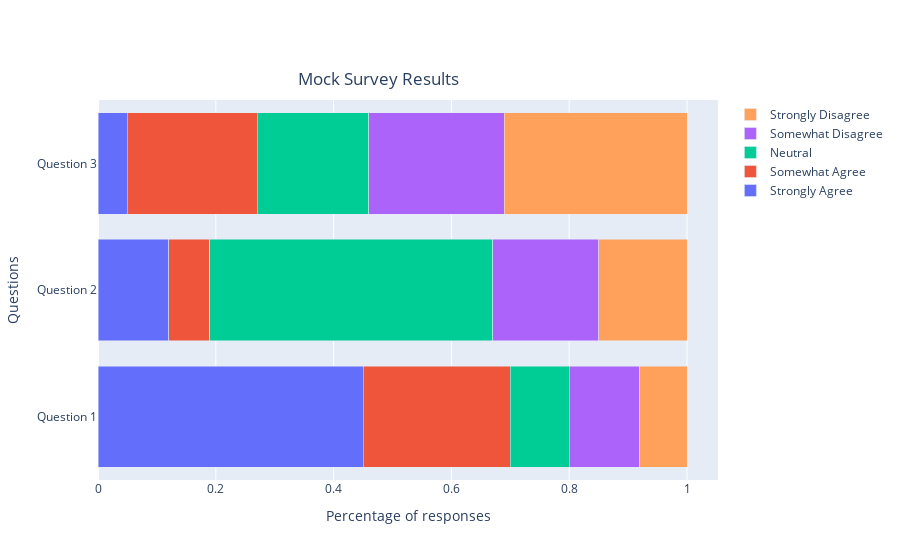

Notebook cell for this chart:
### Code cell
# Making a horizontal bar chart with the mock survey data
data = [go.Bar(x=df[f'{opinion}'],# Make sure x and y values are swapped
               y=df[''],
               name=f'{opinion}',
              orientation='h') # Changes to a horizontal bar chart 
        for opinion in df.columns[1:]]


# create a layout, remember to set the barmode here
layout = go.Layout(title=dict(text='Mock Survey Results',
                              x=.42,
                              xanchor= 'center',
                              y=.87
                             ),
                   xaxis = dict(title = "Percentage of responses"),
                   yaxis = dict(title = "Questions"),
                   barmode='stack')

# create a fig from data & layout, and plot the fig
fig = go.Figure(data=data, layout=layout)
pyo.iplot(fig,filename='mocksurveybars.html')

### Figure 1 — Plotly figure (JSON) as saved in the notebook; plotly's stock layout.template omitted (floating-point values rounded to 4 significant figures)
{"data": [{"name": "Strongly Agree", "orientation": "h", "type": "bar", "x": [0.45, 0.12, 0.05], "y": ["Question 1", "Question 2", "Question 3"]}, {"name": "Somewhat Agree", "orientation": "h", "type": "bar", "x": [0.25, 0.07, 0.22], "y": ["Question 1", "Question 2", "Question 3"]}, {"name": "Neutral", "orientation": "h", "type": "bar", "x": [0.1, 0.48, 0.19], "y": ["Question 1", "Question 2", "Question 3"]}, {"name": "Somewhat Disagree", "orientation": "h", "type": "bar", "x": [0.12, 0.18, 0.23], "y": ["Question 1", "Question 2", "Question 3"]}, {"name": "Strongly Disagree", "orientation": "h", "type": "bar", "x": [0.08, 0.15, 0.31], "y": ["Question 1", "Question 2", "Question 3"]}], "layout": {"barmode": "stack", "title": {"text": "Mock Survey Results", "x": 0.42, "xanchor": "center", "y": 0.87}, "xaxis": {"title": {"text": "Percentage of responses"}}, "yaxis": {"title": {"text": "Questions"}}}}
